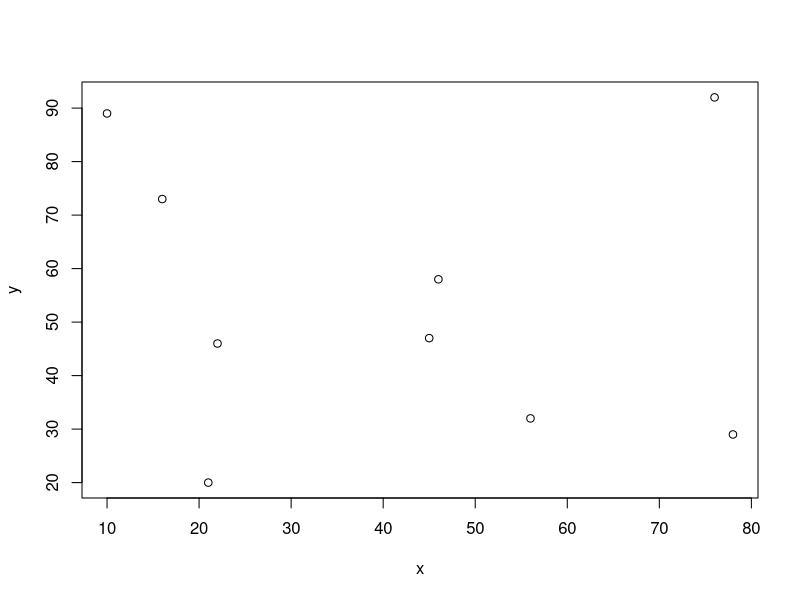

Generate this figure with R:
### Using Statistics to Summarize DataSets.

#Declaring a Data Set
x=c(45,78,46,16,76,21,22,10,56)

#Finding statistics to summarize given data set.
mean(x) 
var(x)
sum(x)
median(x)
sd(x)

y=c(47,29,58,73,92,20,46,89,32)

#Finding the correlation between two data sets x and y.
cor(x,y)

#The correlation of a dataset with itself is 1.
cor(x,x)

plot(x,y)
